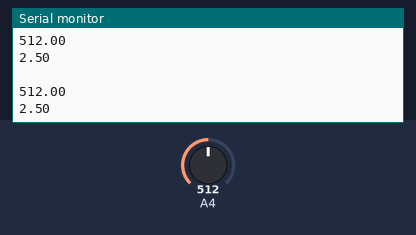
This sketch was run on a simulated Arduino Uno, built with avr-gcc and run on an emulated ATmega328P. Parts: the last lines printed to the serial monitor. The inputs (shaded band) are chosen by the test bench; at power-on: A4 = 512.

Above: at 1.8 s.
1.9 s: A4 set to 716
At 2.8 s:
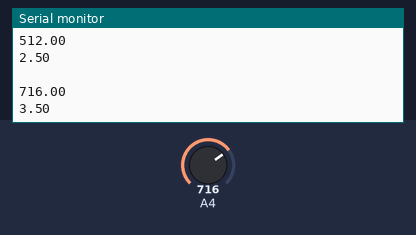
3.4 s: A4 set to 900
At 4.4 s:
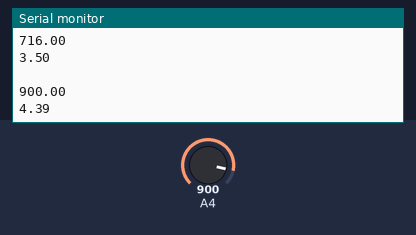
Timing chart, 0 to 6.4 s (numbered marks = the images above; inputs shaded):
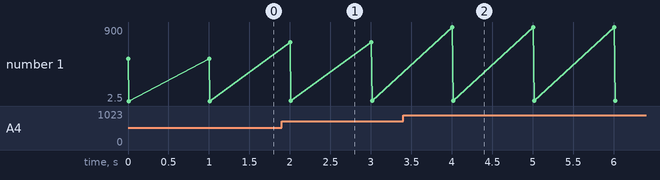

Measured:
- after the input at 1.9 s, the serial monitor: prints a new line after 0.11 s (image 1)
- after the input at 3.4 s, the serial monitor: prints a new line after 0.61 s (image 2)
- plotted number 1: 2.5 → 3.5 after the input at 1.9 s, 3.5 → 4.39 after the input at 3.4 s

The sketch:

analogresistance.ino
```cpp
float outV = 0;
float resistance = 0;
void setup() {
  Serial.begin(9600);
}

void loop() {
  Serial.println(" ");
  outV = analogRead(A4);
  Serial.println(outV);
  resistance = 5.0*(outV/1024);
  Serial.println(resistance);
  delay(1000);
}
```
